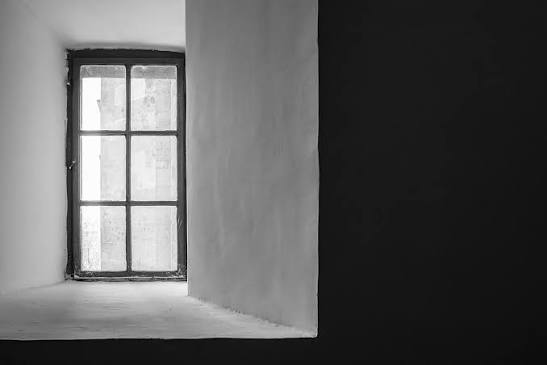
#> input picture images.jpg, 547 x 365 px
$ python gaussYumusatma.py   (older library calls are emulated)
#> lines starting #> are read from the running program, lines starting #| are printed output that depends on the picture
import cv2
import numpy as np

# 1. Görüntüyü gri tonlamalı oku
img = cv2.imread('images.jpg', cv2.IMREAD_GRAYSCALE)
#> img is the input picture: shape (365, 547); min 0, max 255, mean 92.4

if img is None:
    print("Hata: 'images.jpg' dosyası bulunamadı!")
else:
    # 2. GÖREV ADIMI: 3x3 Gauss filtresi ile hafif yumuşatma uygulama
    # (ksize tek sayı olmalı: (3,3), sigmaX yumuşatma şiddeti: 1.0)
    blurred = cv2.GaussianBlur(img, (3, 3), sigmaX=1.0)

    # 3. Test için 3x3 Dikey Sobel çekirdeği tanımlayalım
    kernel_x = np.array([
        [-1,  0,  1],
        [-2,  0,  2],
        [-1,  0,  1]
    ], dtype=np.float32)

    # 4. Karşılaştırma:
    # A) Gauss UYGULANMAMIŞ ham görüntü üzerinde kenar tespiti
    kenar_ham = cv2.filter2D(img, cv2.CV_64F, kernel_x)
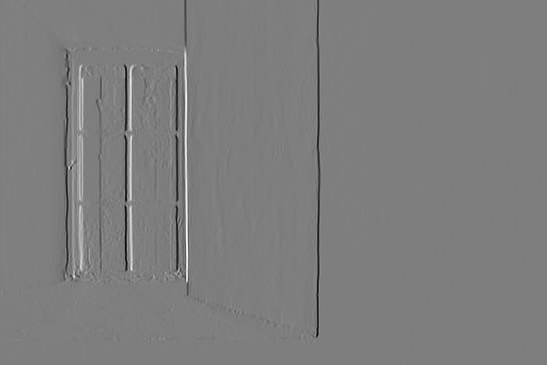
#> kenar_ham: shape (365, 547) float64; min -716, max 727, mean -1.6; drawn with min black and max white
    kenar_ham_8u = np.uint8(np.clip(np.abs(kenar_ham), 0, 255))
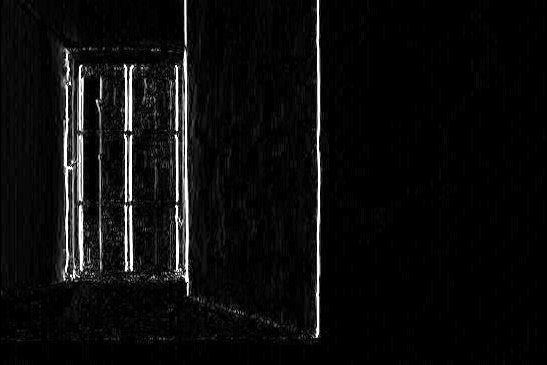
#> kenar_ham_8u: shape (365, 547); min 0, max 255, mean 12.4

    # B) Gauss ile YUMUŞATILMIŞ görüntü üzerinde kenar tespiti
    kenar_yumusatilmis = cv2.filter2D(blurred, cv2.CV_64F, kernel_x)
    kenar_yumusatilmis_8u = np.uint8(np.clip(np.abs(kenar_yumusatilmis), 0, 255))
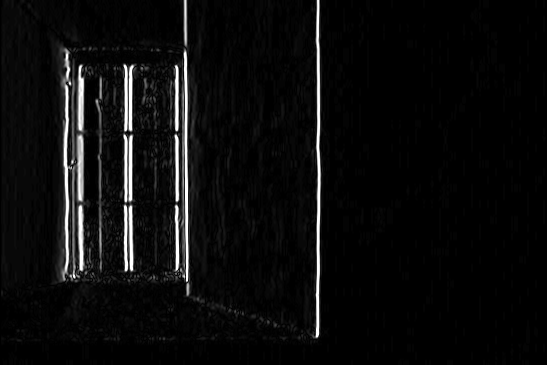
#> kenar_yumusatilmis_8u: shape (365, 547); min 0, max 255, mean 12

    # 5. Pencerelerde gösterip gözlemleyelim
    cv2.imshow("1 - Orijinal Ham Goruntu", img)
    cv2.imshow("2 - Gauss ile Hafif Yumusatilmis", blurred)
    cv2.imshow("3 - Yumusatmasiz Kenar (Gurultulu)", kenar_ham_8u)
    cv2.imshow("4 - Gauss Sonrasi Kenar (Temiz)", kenar_yumusatilmis_8u)

    cv2.waitKey(0)
    cv2.destroyAllWindows()

$ run again, with wall_street.jpg copied over images.jpg
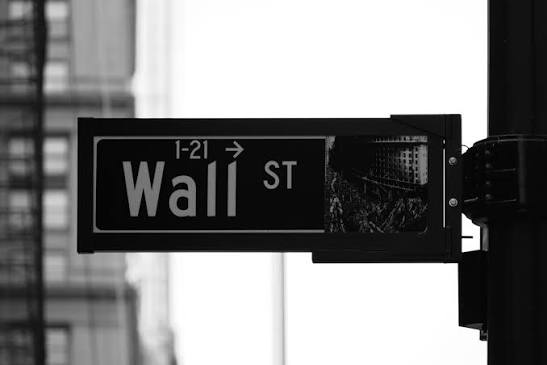
#> input picture wall_street.jpg, 547 x 365 px
#> img is the input picture: shape (365, 547); min 0, max 255, mean 128.8
#> `kenar_ham = cv2.filter2D(img, cv2.CV_64F, kernel_x)`:
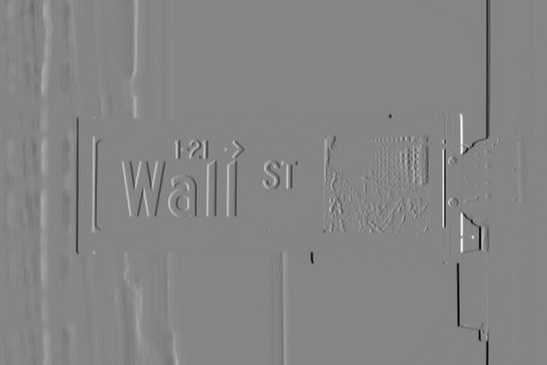
#> kenar_ham: shape (365, 547) float64; min -1020, max 931, mean -0.9; drawn with min black and max white
#> `kenar_yumusatilmis_8u = np.uint8(np.clip(np.abs(kenar_yumusatilmis), 0..`:
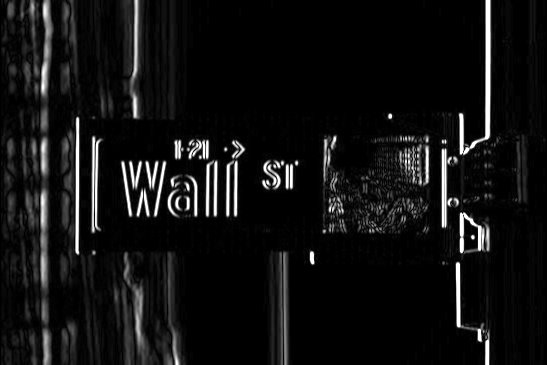
#> kenar_yumusatilmis_8u: shape (365, 547); min 0, max 255, mean 17.7
